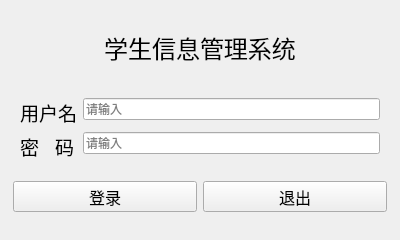
<?xml version="1.0" encoding="UTF-8"?>
<ui version="4.0">
 <class>Page_Login</class>
 <widget class="QWidget" name="Page_Login">
  <property name="geometry">
   <rect>
    <x>0</x>
    <y>0</y>
    <width>400</width>
    <height>240</height>
   </rect>
  </property>
  <property name="maximumSize">
   <size>
    <width>400</width>
    <height>240</height>
   </size>
  </property>
  <property name="windowTitle">
   <string>登录</string>
  </property>
  <property name="windowIcon">
   <iconset>
    <normaloff>icon1.jpg</normaloff>icon1.jpg</iconset>
  </property>
  <property name="toolTip">
   <string>这是登录窗口</string>
  </property>
  <layout class="QGridLayout" name="gridLayout">
   <item row="1" column="0">
    <widget class="QWidget" name="widget_2" native="true">
     <property name="maximumSize">
      <size>
       <width>16777215</width>
       <height>80</height>
      </size>
     </property>
     <layout class="QFormLayout" name="formLayout">
      <item row="0" column="0">
       <widget class="QLabel" name="user_name">
        <property name="font">
         <font>
          <pointsize>14</pointsize>
         </font>
        </property>
        <property name="text">
         <string>用户名</string>
        </property>
        <property name="alignment">
         <set>Qt::AlignRight|Qt::AlignTrailing|Qt::AlignVCenter</set>
        </property>
       </widget>
      </item>
      <item row="0" column="1">
       <widget class="QLineEdit" name="lineEdit">
        <property name="maxLength">
         <number>8</number>
        </property>
        <property name="placeholderText">
         <string>请输入</string>
        </property>
       </widget>
      </item>
      <item row="2" column="0">
       <widget class="QLabel" name="password">
        <property name="enabled">
         <bool>true</bool>
        </property>
        <property name="font">
         <font>
          <pointsize>14</pointsize>
         </font>
        </property>
        <property name="text">
         <string>密   码</string>
        </property>
        <property name="alignment">
         <set>Qt::AlignRight|Qt::AlignTrailing|Qt::AlignVCenter</set>
        </property>
       </widget>
      </item>
      <item row="2" column="1">
       <widget class="QLineEdit" name="lineEdit_2">
        <property name="maxLength">
         <number>8</number>
        </property>
        <property name="echoMode">
         <enum>QLineEdit::Password</enum>
        </property>
        <property name="placeholderText">
         <string>请输入</string>
        </property>
       </widget>
      </item>
     </layout>
    </widget>
   </item>
   <item row="0" column="0">
    <widget class="QLabel" name="label_3">
     <property name="maximumSize">
      <size>
       <width>16777215</width>
       <height>60</height>
      </size>
     </property>
     <property name="font">
      <font>
       <pointsize>18</pointsize>
      </font>
     </property>
     <property name="text">
      <string>学生信息管理系统</string>
     </property>
     <property name="alignment">
      <set>Qt::AlignCenter</set>
     </property>
    </widget>
   </item>
   <item row="2" column="0">
    <widget class="QWidget" name="widget" native="true">
     <property name="maximumSize">
      <size>
       <width>16777215</width>
       <height>40</height>
      </size>
     </property>
     <layout class="QHBoxLayout" name="horizontalLayout">
      <property name="leftMargin">
       <number>2</number>
      </property>
      <property name="topMargin">
       <number>0</number>
      </property>
      <property name="rightMargin">
       <number>2</number>
      </property>
      <item>
       <widget class="QPushButton" name="btn_login">
        <property name="maximumSize">
         <size>
          <width>16777215</width>
          <height>35</height>
         </size>
        </property>
        <property name="font">
         <font>
          <pointsize>12</pointsize>
         </font>
        </property>
        <property name="text">
         <string>登录</string>
        </property>
       </widget>
      </item>
      <item>
       <widget class="QPushButton" name="brn_exit">
        <property name="maximumSize">
         <size>
          <width>16777215</width>
          <height>35</height>
         </size>
        </property>
        <property name="font">
         <font>
          <pointsize>12</pointsize>
         </font>
        </property>
        <property name="text">
         <string>退出</string>
        </property>
       </widget>
      </item>
     </layout>
    </widget>
   </item>
  </layout>
 </widget>
 <resources/>
 <connections/>
</ui>
